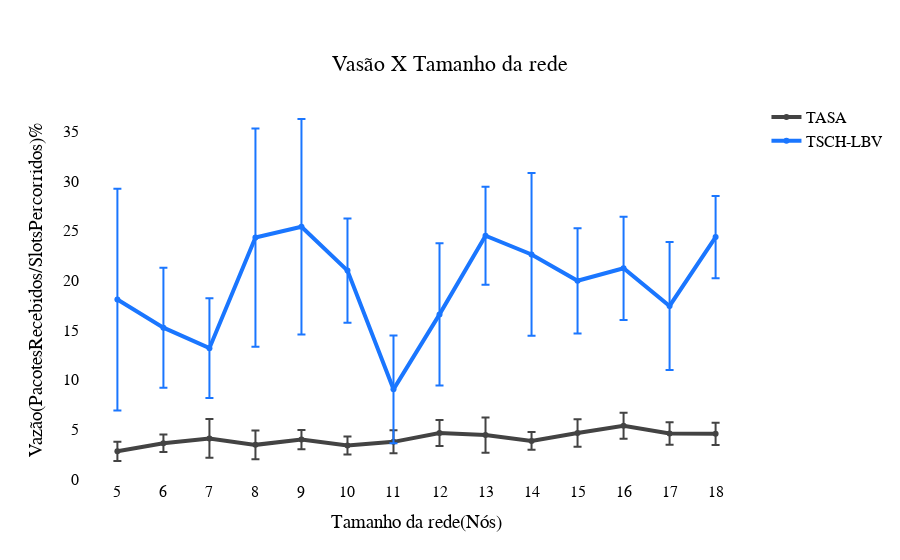

The notebook cell this image was saved under:
### Code cell
import plotly.graph_objects as go
x = [5, 6, 7, 8, 9, 10, 11, 12, 13, 14, 15, 16, 17, 18, 19, 20, 5, 6, 7, 8, 9, 10, 11, 12, 13, 14, 15, 16, 17, 18, 19, 20]
TASA = [ 
      2.816304382304101,
3.6256917374659485,
4.117619118615211,
3.4677410934276827,
3.996204442964131,
3.396857003820899,
3.77150364851983,
4.664339606450831,
4.452809896634976,
3.8659381770787298,
4.669117859107969,
5.389546608483719,
4.612605525058319,
4.572915868026587,

]
TSCH_LBV = [
    18.07879649303142

,15.246622403786699
,13.19019792465194

,24.30898314638457

,25.392103631236317
,20.994107840366915
,9.049930385173402

,16.58360569570892

,24.500267136442158
,22.612565021936568
,19.961471430185856
,21.215726980915935
,17.433338468723758
,24.35900750338258 

]   
fig = go.Figure()
fig.add_trace(go.Scatter(x=x, y=TASA,line=dict(color='rgb(67,67,67)', width=4),
                    mode='lines+markers',
                    name='TASA',error_y=dict(
            type='data', # value of error bar given in data coordinates
            array=[0.9709713414971154, 0.880104376365756, 1.943799855365052, 1.433994420360676, 0.9768797563149971,  0.9082915307648044, 1.153065487694297, 1.3142813561717501, 1.767860040085764, 0.8985057873346255, 1.384322630996463, 1.3126991872471911, 1.1348058067650884, 1.1126567193430617 
],
            visible=True) )  
             
             )
fig.add_trace(go.Scatter(x=x, y=TSCH_LBV,
                    mode='lines+markers',line = dict(color='rgb(26, 118, 255)', width=4),
                    name='TSCH-LBV',error_y=dict(
            type='data', # value of error bar given in data coordinates
            array=[11.146152085768051 ,6.033540150530876 ,5.018142432139816 ,10.966000796305947  ,10.835258595042504  , 5.2391304410986645 ,5.41660218029675 ,7.159852701450597,4.926320107597678 
 ,8.177133285551434 ,5.287403891352002 ,5.1914353392854595 ,6.432705217548928 ,4.1340177884044 
],visible=True)) )



# Create and style traces

# Edit the layout
              
fig.update_layout(
    font=dict(
        family="Arial",
        size=16,
        color="Black"
    ),
    title={
        'text': "Vasão X Tamanho da rede",
        'y':0.9,
        'x':0.5,
        'xanchor': 'center',
        'yanchor': 'top'},  
    
        xaxis=dict(
        title='Tamanho da rede(Nós)',
        tickmode='linear') ,
                   yaxis_title='Vazão(PacotesRecebidos/SlotsPercorridos)%', 
                    paper_bgcolor = 'rgba(0,0,0,0)', 
                    plot_bgcolor = 'rgba(0,0,0,0)')

fig.show()

### Figure 1 — Plotly figure (JSON) as saved in the notebook; plotly's stock layout.template omitted (floating-point values rounded to 4 significant figures)
{"data": [{"error_y": {"array": [0.971, 0.8801, 1.944, 1.434, 0.9769, 0.9083, 1.153, 1.314, 1.768, 0.8985, 1.384, 1.313, 1.135, 1.113], "type": "data", "visible": true}, "line": {"color": "rgb(67,67,67)", "width": 4}, "mode": "lines+markers", "name": "TASA", "type": "scatter", "x": [5, 6, 7, 8, 9, 10, 11, 12, 13, 14, 15, 16, 17, 18, 19, 20, 5, 6, 7, 8, 9, 10, 11, 12, 13, 14, 15, 16, 17, 18, 19, 20], "y": [2.816, 3.626, 4.118, 3.468, 3.996, 3.397, 3.772, 4.664, 4.453, 3.866, 4.669, 5.39, 4.613, 4.573]}, {"error_y": {"array": [11.15, 6.034, 5.018, 10.97, 10.84, 5.239, 5.417, 7.16, 4.926, 8.177, 5.287, 5.191, 6.433, 4.134], "type": "data", "visible": true}, "line": {"color": "rgb(26, 118, 255)", "width": 4}, "mode": "lines+markers", "name": "TSCH-LBV", "type": "scatter", "x": [5, 6, 7, 8, 9, 10, 11, 12, 13, 14, 15, 16, 17, 18, 19, 20, 5, 6, 7, 8, 9, 10, 11, 12, 13, 14, 15, 16, 17, 18, 19, 20], "y": [18.08, 15.25, 13.19, 24.31, 25.39, 20.99, 9.05, 16.58, 24.5, 22.61, 19.96, 21.22, 17.43, 24.36]}], "layout": {"font": {"color": "Black", "family": "Arial", "size": 16}, "paper_bgcolor": "rgba(0,0,0,0)", "plot_bgcolor": "rgba(0,0,0,0)", "title": {"text": "Vasão X Tamanho da rede", "x": 0.5, "xanchor": "center", "y": 0.9, "yanchor": "top"}, "xaxis": {"tickmode": "linear", "title": {"text": "Tamanho da rede(Nós)"}}, "yaxis": {"title": {"text": "Vazão(PacotesRecebidos/SlotsPercorridos)%"}}}}
